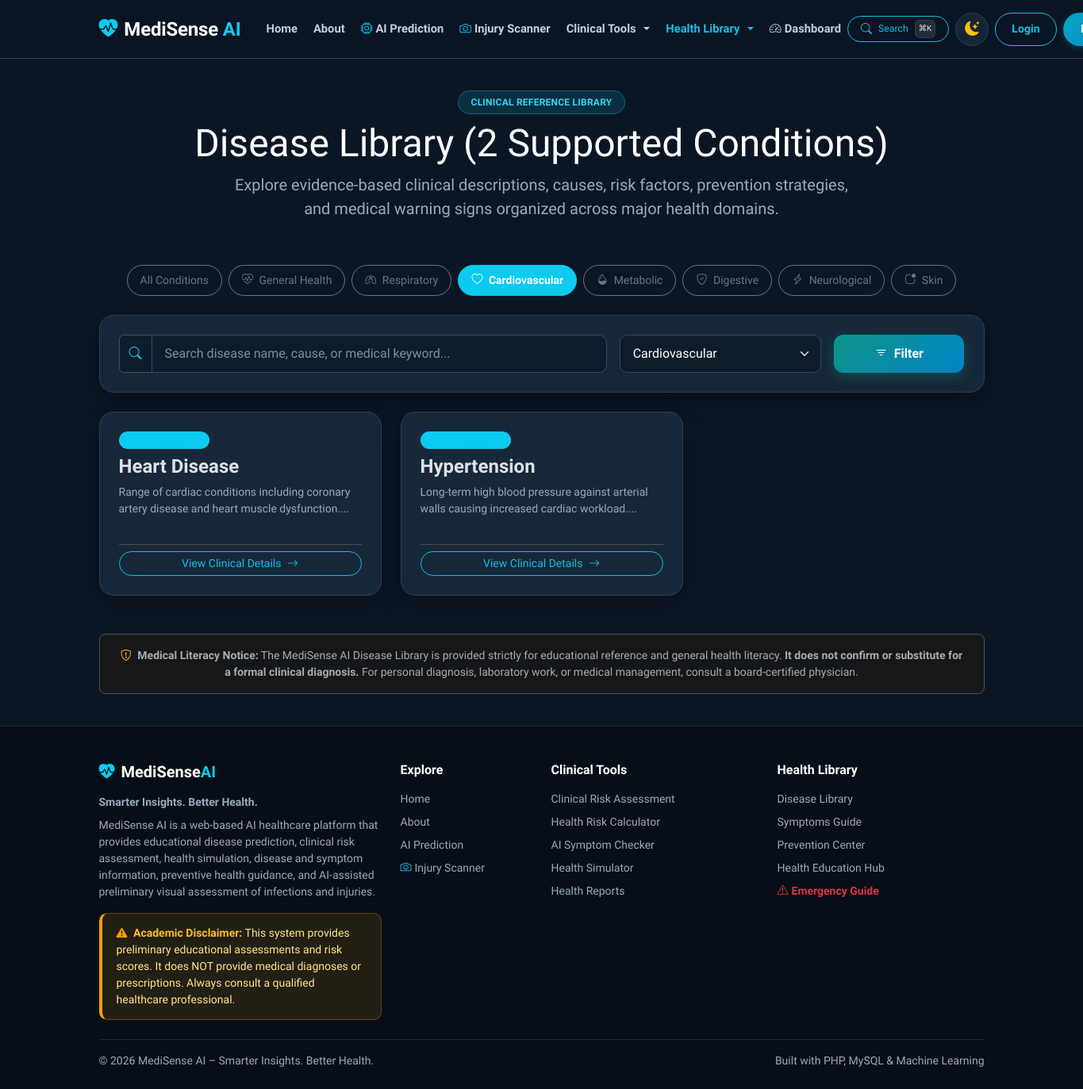
/diseases.php?category=Cardiovascular, run on an earlier commit of the app's database.
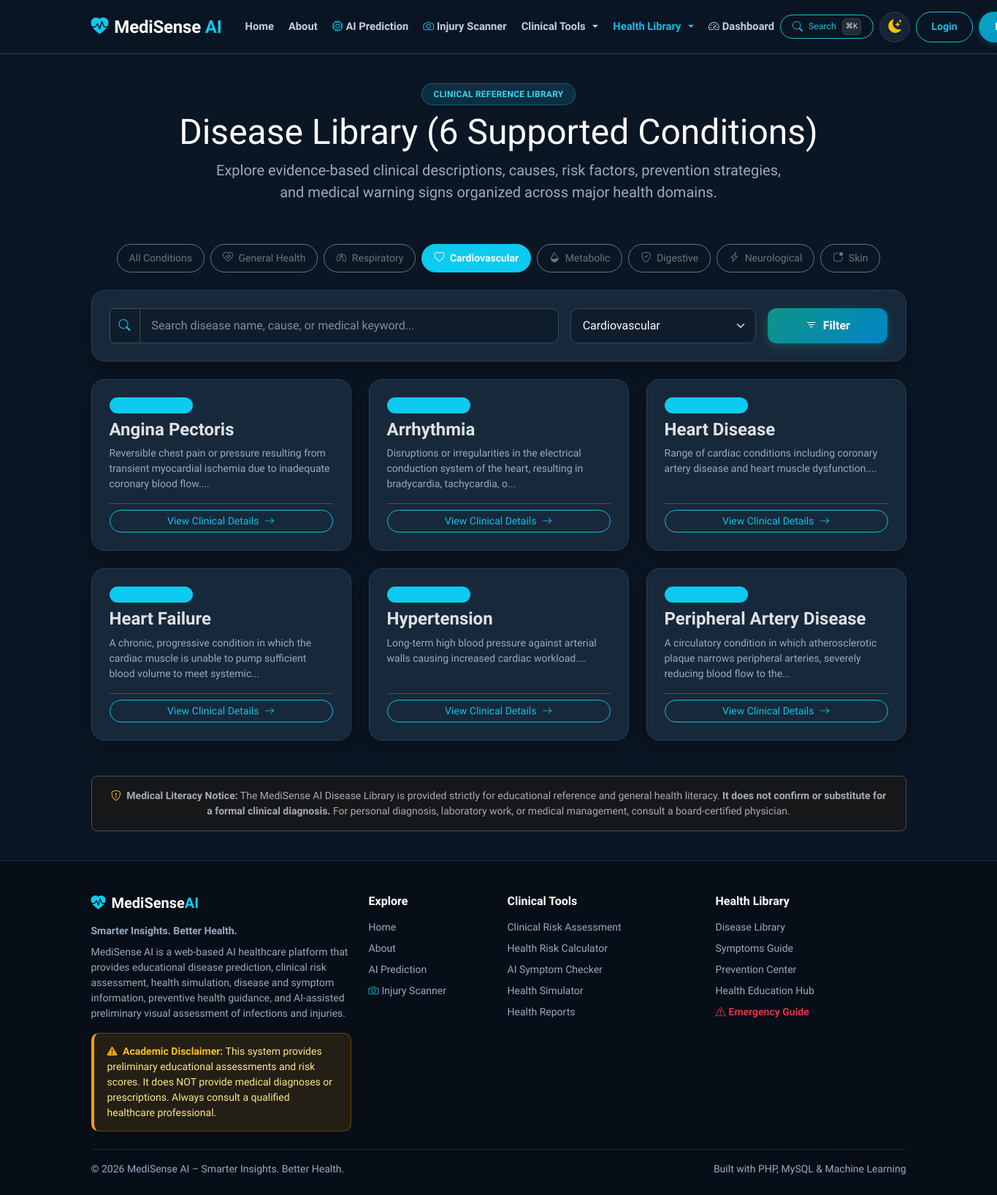
And on a later commit of the database.
### tables this page shows
CREATE TABLE `diseases` (
  `id` INT AUTO_INCREMENT PRIMARY KEY,
  `name` VARCHAR(100) NOT NULL UNIQUE,
  `category` VARCHAR(100) NOT NULL,
  `short_description` TEXT NOT NULL,
  `causes` TEXT NOT NULL,
  `risk_factors` TEXT NOT NULL,
  `prevention` TEXT NOT NULL,
  `management` TEXT NOT NULL,
  `when_to_seek_care` TEXT NOT NULL,
  INDEX `idx_diseases_category` (`category`),
  INDEX `idx_diseases_name` (`name`)
);

### includes/functions.php (called while the page is built, shortened)
<?php
function sanitize($data) {
    return htmlspecialchars(trim($data), ENT_QUOTES, 'UTF-8');
}

### diseases.php (the view, shortened to what the rows shown need)
<?php
require_once __DIR__ . '/includes/header.php';
require_once __DIR__ . '/includes/functions.php';
$pdo = get_db_connection();
$category = isset($_GET['category']) ? trim($_GET['category']) : '';
$diseases = [];
if ($pdo) {
    try {
        $sql = "SELECT * FROM diseases WHERE 1=1";
        $params = [];
        if ($category !== '') {
            if ($category === 'Metabolic') {
                $sql .= " AND (category = 'Endocrine' OR category = 'Metabolic')";
            } elseif ($category === 'Digestive') {
                $sql .= " AND (category = 'Gastrointestinal' OR category = 'Digestive')";
            } elseif ($category === 'Skin') {
                $sql .= " AND (category = 'Dermatological' OR category = 'Skin')";
            } else {
                $sql .= " AND category LIKE ?";
                $params[] = "%$category%";
            }
        }
        $sql .= " ORDER BY name ASC";
        $stmt = $pdo->prepare($sql);
        $stmt->execute($params);
        $diseases = $stmt->fetchAll();
    } catch (PDOException $e) {
        $diseases = [];
    }
}
?>
<div class="row py-3">
    <div class="col-lg-12 text-center mb-4">
        <h1 class="display-5 fw-extrabold mb-2">Disease Library (<?= count($diseases) ?> Supported Conditions)</h1>
    </div>
</div>
<div class="row g-4 mb-5">
    <?php if (!empty($diseases)): ?>
        <?php foreach ($diseases as $d): ?>
            <div class="col-md-6 col-lg-4">
                <div class="card-custom p-4 h-100 d-flex flex-column justify-content-between hover-lift">
                    <div>
                        <div class="d-flex justify-content-between align-items-start mb-2">
                            <span class="badge bg-info bg-opacity-15 text-info border border-info border-opacity-25 rounded-pill px-3 py-1 small">
                            </span>
                        </div>
                        <h4 class="fw-bold mb-2 text-body"><?= sanitize($d['name']) ?></h4>
                        <p class="small text-muted mb-3" style="min-height: 60px;">
                            <?= sanitize(substr($d['short_description'], 0, 120)) ?>...
                        </p>
                    </div>
                    <div class="pt-2 border-top">
                        <a href="disease_detail.php?id=<?= $d['id'] ?>" class="btn btn-outline-info rounded-pill btn-sm w-100">
                            View Clinical Details <i class="bi bi-arrow-right ms-1"></i>
                        </a>
                    </div>
                </div>
            </div>
        <?php endforeach; ?>
    <?php endif; ?>
</div>
<?php require_once __DIR__ . '/includes/footer.php'; ?>

What changed in the data, as far as the page shows it:
added diseases: name "Angina Pectoris", short_description "Reversible chest pain or pressure resulting from transient myocardial ischemia due to inadequate coronary blood flow."
added diseases: name "Arrhythmia", short_description "Disruptions or irregularities in the electrical conduction system of the heart, resulting in bradycardia, tachycardia, o"
added diseases: name "Heart Failure", short_description "A chronic, progressive condition in which the cardiac muscle is unable to pump sufficient blood volume to meet systemic"
added diseases: name "Peripheral Artery Disease", short_description "A circulatory condition in which atherosclerotic plaque narrows peripheral arteries, severely reducing blood flow to the"
Also different on the page:
count($diseases): "2" → "6"
